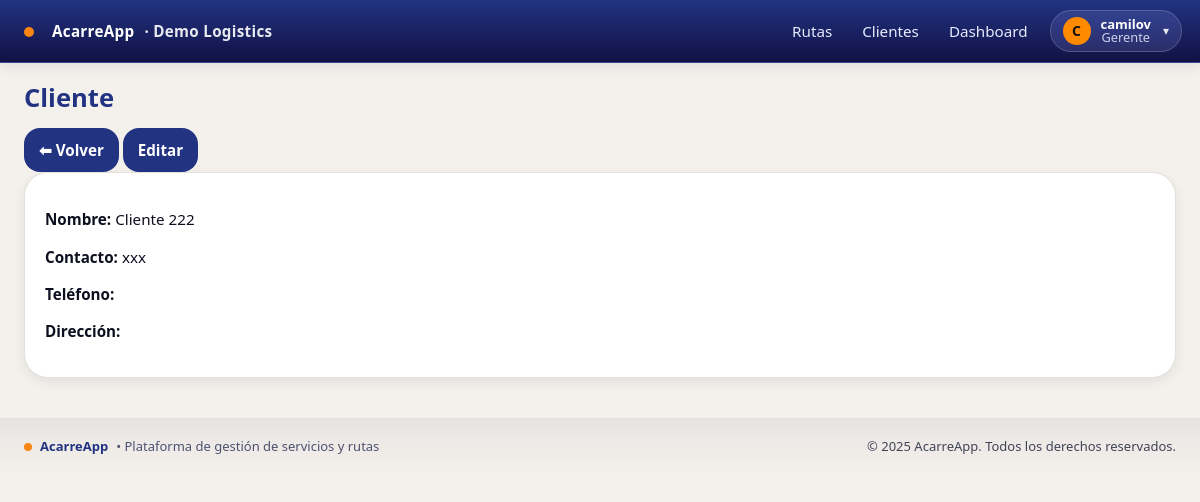
Screenshot of /empresa/clientes/3/ (signed in) with the database file from the repository.
### empresa/models.py (models this page shows, shortened)
class Empresa(models.Model):
    nombre = models.CharField(max_length=120, unique=True)
    slug = models.SlugField(max_length=60, unique=True)
    nit = models.CharField(max_length=30, blank=True)
    activa = models.BooleanField(default=True)
    created_at = models.DateTimeField(auto_now_add=True)

class Cliente(models.Model):
    empresa = models.ForeignKey(Empresa, on_delete=models.PROTECT)
    nombre = models.CharField(max_length=120)
    contacto = models.CharField(max_length=120, blank=True)
    telefono = models.CharField(max_length=50, blank=True)
    direccion = models.CharField(max_length=200, blank=True)
    activo = models.BooleanField(default=True)
    class Meta:
        unique_together = [('empresa','nombre')]
        ordering = ['nombre']

### usuarios/models.py (models this page shows, shortened)
class UserProfile(models.Model):
    user = models.OneToOneField(User, on_delete=models.CASCADE)
    empresa = models.ForeignKey(Empresa, on_delete=models.PROTECT, null=True)
    rol = models.CharField(max_length=20, choices=[('GERENTE','Gerente'),('CONDUCTOR','Conductor')])

### empresa/views.py (the view)
# urls.py: path("clientes/<int:pk>/", ClienteDetailView.as_view(), name="clientes_detail"),
class ClienteDetailView(GerenteRequiredMixin, LoginRequiredMixin, DetailView):
    template_name = "empresa/clientes_detail.html"
    context_object_name = "cliente"
    def get_queryset(self):
        emp = get_current_empresa()
        return Cliente.objects.filter(empresa=emp)

### acarreapp/context_processors.py (called while the page is built)
def vapid_public_key(request):
    return {"VAPID_PUBLIC_KEY": settings.VAPID_PUBLIC_KEY}

### acarreapp/tenancy.py (called while the page is built)
def set_current_empresa(empresa):
    _state.empresa = empresa

def get_current_empresa():
    return getattr(_state, 'empresa', None)

def empresa_context(request):
    return {'empresa_actual': get_current_empresa()}

### acarreapp/views.py (called while the page is built)
    def test_func(self):
        u = self.request.user
        rol = (getattr(getattr(u, "userprofile", None), "rol", "") or "").upper()
        return u.is_superuser or u.is_staff or rol == "GERENTE"

### templates/empresa/clientes_detail.html (shortened to what this page needs)
{% extends "base.html" %}
{% block content %}
<div class="d-flex justify-content-between align-items-center mb-3">
  <h1 class="m-0">Cliente</h1>
  <div class="d-flex gap-2">
    <a class="btn btn-outline-secondary" href="{% url 'empresa:clientes_list' %}">⬅ Volver</a>
    <a class="btn btn-primary" href="{% url 'empresa:clientes_update' cliente.id %}">Editar</a>
  </div>
</div>
<div class="card">
  <div class="card-body">
    <p class="mb-1"><strong>Nombre:</strong> {{ cliente.nombre }}</p>
    <p class="mb-1"><strong>Contacto:</strong> {{ cliente.contacto }}</p>
    <p class="mb-1"><strong>Teléfono:</strong> {{ cliente.telefono }}</p>
    <p class="mb-0"><strong>Dirección:</strong> {{ cliente.direccion }}</p>
  </div>
</div>
{% endblock %}

### templates/includes/navbar.html (shortened to what this page needs)
<header class="navbar">
  <div class="container nav-inner" style="padding-left:18px; padding-right:18px;">
    <a class="brand" href="{% url 'rutas:list' %}" style="display:flex;align-items:center;gap:10px;">
      <span class="dot" style="margin-left:6px;margin-right:8px;transform:translateY(1px);"></span>
      <span>AcarreApp</span>
      {% if empresa_actual %}
        <span class="empresa">· {{ empresa_actual.nombre }}</span>
      {% endif %}
    </a>
    {% if request.user.is_authenticated %}
      {% with rol=request.user.userprofile.rol|default_if_none:'' %}
        {% if request.user.is_superuser or request.user.is_staff or rol == 'GERENTE' %}
          <nav class="nav main-nav" aria-label="Navegación principal">
            <a href="{% url 'rutas:list' %}">Rutas</a>
            <a href="{% url 'empresa:clientes_list' %}">Clientes</a>
            <a href="{% url 'dashboard:home' %}">Dashboard</a>
          </nav>
        {% else %}
          <nav class="nav main-nav" aria-label="Navegación principal">
            <a href="{% url 'rutas:list' %}">Rutas</a>
          </nav>
        {% endif %}
        <div class="menu-right" style="display:flex;align-items:center;gap:10px;">
          <button class="userchip" id="userchip" aria-haspopup="true" aria-expanded="false"
                  title="{{ request.user.get_full_name|default:request.user.username }}">
            <span class="avatar">
              {{ request.user.get_full_name|default:request.user.username|first|upper }}
            </span>
            <span class="meta">
              <span class="name">{{ request.user.get_full_name|default:request.user.username }}</span>
              {% if rol %}<span class="role">{{ rol|title }}</span>{% endif %}
            </span>
            <span class="caret">▾</span>
          </button>
        </div>
      {% endwith %}
    {% else %}
      <nav class="nav main-nav" aria-label="Navegación principal">
        <a href="{% url 'login' %}">Iniciar sesión</a>
      </nav>
    {% endif %}
  </div>
</header>

### static/css/acarreapp.css (style rules this page uses)
:root { --brand-900: #111144; --brand-800: #223382; --brand-300: #9BACD8; --accent-500: #F98513; --bg-100: #F4F1EC; --bg-200: #DAD1C8; --ink-900: #0E1020; --ink-700: #2E3147; --ink-500: #4E5270; --line-200:#E3E1DB; --radius-sm: 10px; --radius-md: 16px; --radius-lg: 24px; --shadow-1: 0 4px 12px rgba(17,17,68,0.08); --shadow-2: 0 10px 30px rgba(17,17,68,0.12); --font-sans: ui-sans-serif, system-ui, -apple-system, "Segoe UI", Roboto, "Helvetica Neue", Arial, "Noto Sans", "Liberation Sans", "Apple Color Emoji", "Segoe UI Emoji"; --fs-xs: clamp(12px, 0.72rem, 13px); --fs-sm: clamp(13px, 0.8rem, 14px); --fs-md: clamp(14px, 0.95rem, 16px); --fs-lg: clamp(16px, 1.05rem, 18px); --fs-xl: clamp(18px, 1.25rem, 22px); --fs-2xl: clamp(22px, 1.6rem, 28px); --container-max: 1200px; --st-pend: #7A7F9A; --st-ant: #2F7D32; --st-pag: #1C5DFF; --st-warn: #C17C00; --st-error:#B00020; }
*, *::before, *::after { box-sizing: border-box; }
html, body { height: 100%; }
body { margin: 0; background: var(--bg-100); color: var(--ink-900); font-family: var(--font-sans); font-size: var(--fs-md); line-height: 1.45; -webkit-font-smoothing: antialiased; text-rendering: optimizeLegibility; }
a { color: inherit; }
.container { width: 100%; margin-inline: auto; padding-inline: 16px; max-width: var(--container-max); }
h1, .h1 { font-size: var(--fs-2xl); margin: 0 0 12px; font-weight: 700; color: var(--brand-800); }
.card { background: #fff; border: 1px solid var(--line-200); border-radius: var(--radius-lg); box-shadow: var(--shadow-1); overflow: hidden; }
.card-body { padding: 16px; }
.btn { --btn-bg: var(--brand-800); --btn-fg: #fff; --btn-border: transparent; appearance: none; display: inline-flex; align-items: center; justify-content: center; gap: 8px; padding: 10px 14px; font-weight: 600; border-radius: var(--radius-md); border: 1px solid var(--btn-border); background: var(--btn-bg); color: var(--btn-fg); text-decoration: none; cursor: pointer; transition: transform .06s ease, box-shadow .2s ease, background .2s ease; }
.btn-primary { --btn-bg: var(--brand-800); }
.navbar { position: sticky; top: 0; z-index: 10; background: linear-gradient(180deg, var(--brand-800), var(--brand-900)); color: #fff; border-bottom: 1px solid rgba(255,255,255,0.08); box-shadow: var(--shadow-1); }
.nav-inner { display: grid; grid-template-columns: 1fr auto auto; align-items: center; gap: 12px; padding: 8px 0; }
.brand { display: inline-flex; align-items: center; gap: 10px; color: #fff; text-decoration: none; font-weight: 800; letter-spacing: .02em; }
.brand .empresa { color: rgba(255,255,255,0.9); font-weight: 700; }
.brand .dot { width: 10px; height: 10px; border-radius: 50%; background: var(--accent-500); }
.nav { display: flex; gap: 6px; padding: 4px 0; }
.main-nav { display: flex; gap: 12px; justify-content: center; flex-wrap: wrap; }
.nav a { color: #E8ECFF; text-decoration: none; padding: 8px 10px; border-radius: 8px; }
.menu-right { justify-self: end; position: relative; }
.userchip { display: inline-flex; align-items: center; gap: 10px; padding: 6px 10px; border-radius: 999px; border: 1px solid rgba(255,255,255,0.12); background: rgba(255,255,255,0.06); color: #fff; font: inherit; cursor: pointer; }
.userchip .avatar { width: 28px; height: 28px; border-radius: 50%; background: var(--accent-500); color: #1b1b1b; font-weight: 800; display:flex; align-items:center; justify-content:center; }
.userchip .meta { display:flex; flex-direction: column; line-height: 1.05; }
.userchip .name { font-size: var(--fs-sm); }
.userchip .role { font-size: var(--fs-xs); opacity: .9; color: #E8ECFF; }
.userchip .caret { font-size: 16px; margin-left: 2px; opacity: .9; }
@media (min-width: 768px) { .nav { gap: 10px; } }
@media (min-width: 768px) { .card-body { padding: 20px; } }
@media (min-width: 1100px) { .container { padding-inline: 24px; } }

### templates/includes/navbar.html (style rules this page uses)
.userchip { display:inline-flex; align-items:center; gap:10px; padding:6px 12px; border-radius:999px; background:rgba(255,255,255,.10); border:1px solid rgba(255,255,255,.18); backdrop-filter:saturate(120%) blur(6px); cursor:pointer; }
.userchip .avatar { display:grid; place-items:center; width:28px; height:28px; border-radius:999px; background:#ff8a00; color:#111; font-weight:800; font-size:14px; }
.userchip .meta { display:flex; flex-direction:column; line-height:1; }
.userchip .name { font-weight:600; }
.userchip .role { font-size:.8rem; opacity:.85; }
.userchip .caret { font-size:12px; opacity:.9; }

### rows the page displays
Empresa: nombre "Demo Logistics"
UserProfile: rol "Gerente"
Cliente: nombre "Cliente 222", contacto "xxx"

### other values shown
{{ request.user.get_full_name|default:request.user.username|first|upper }} "C"
{{ request.user.get_full_name|default:request.user.username }} "camilov"
